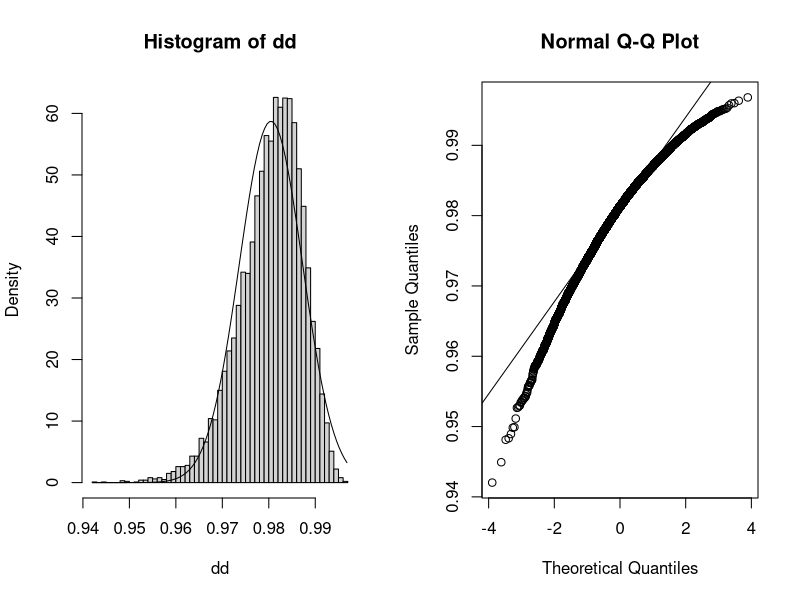
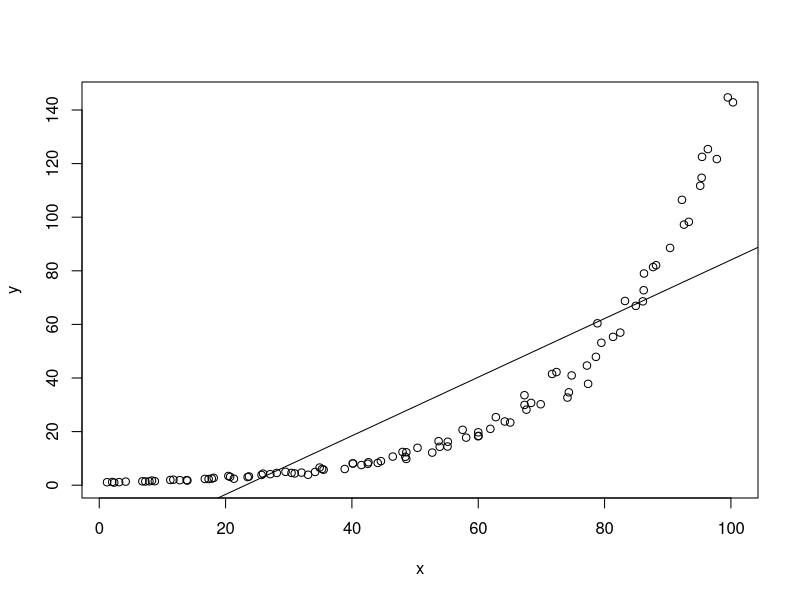
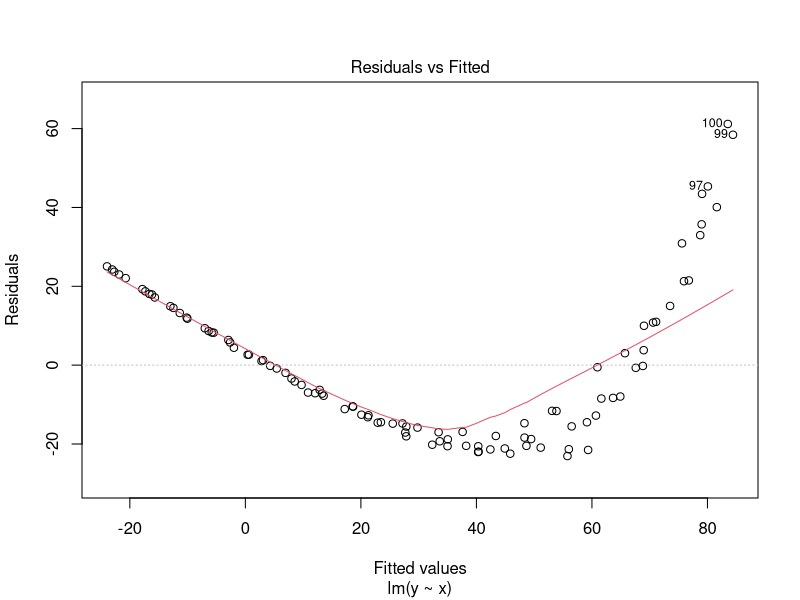
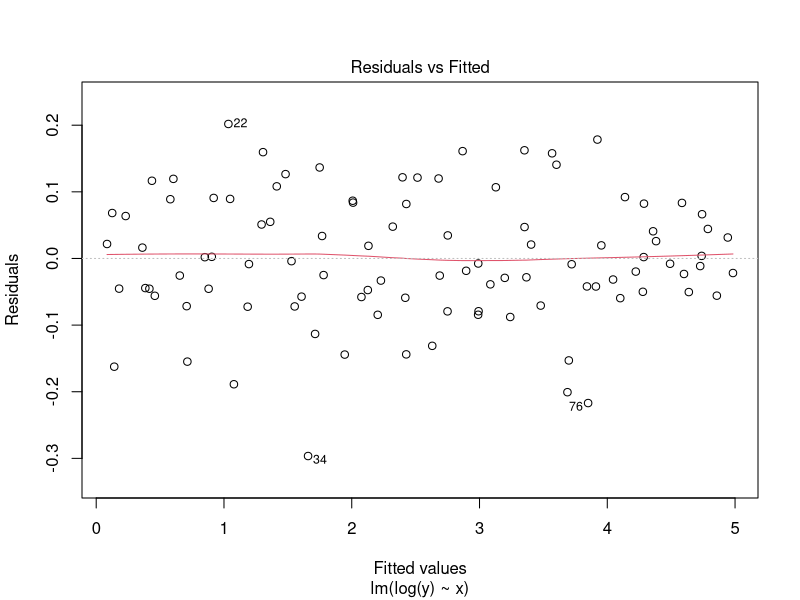
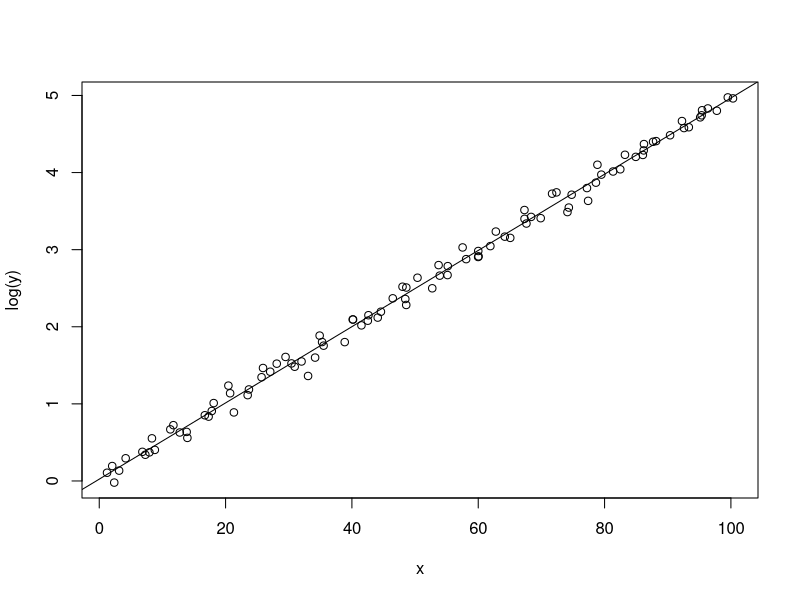
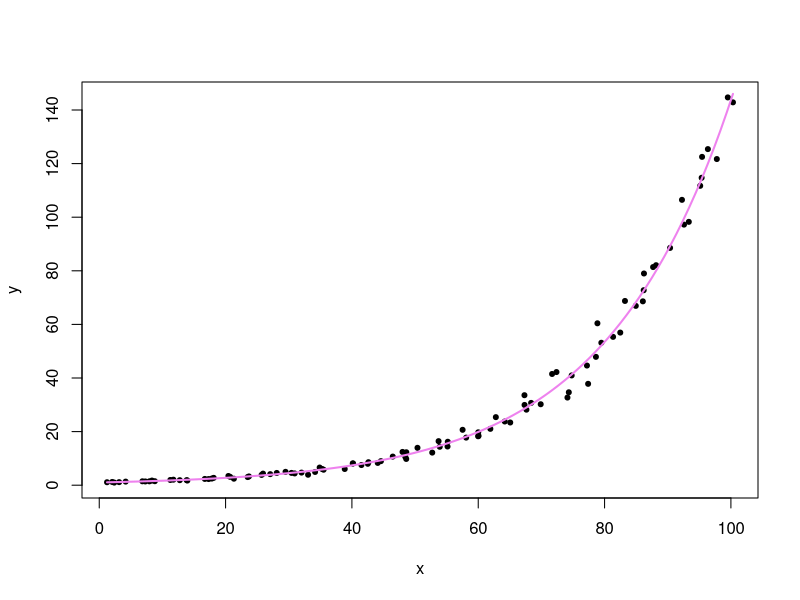
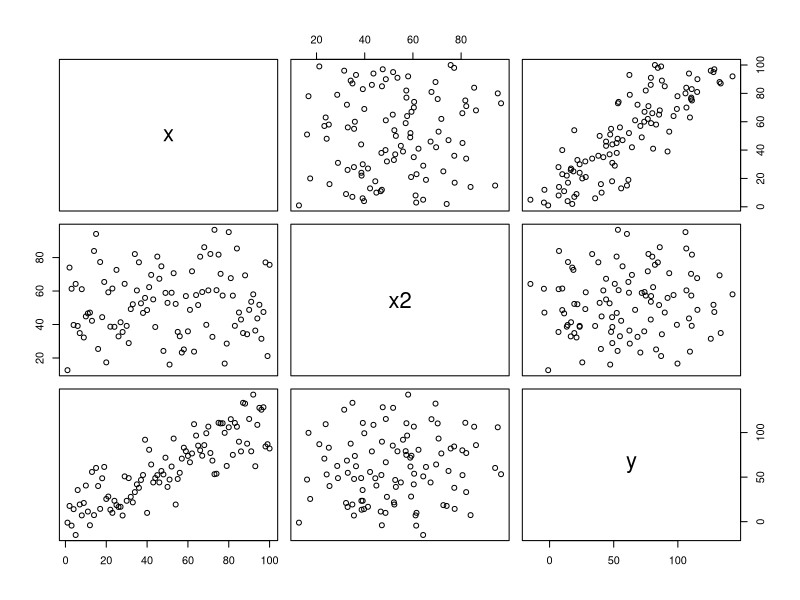
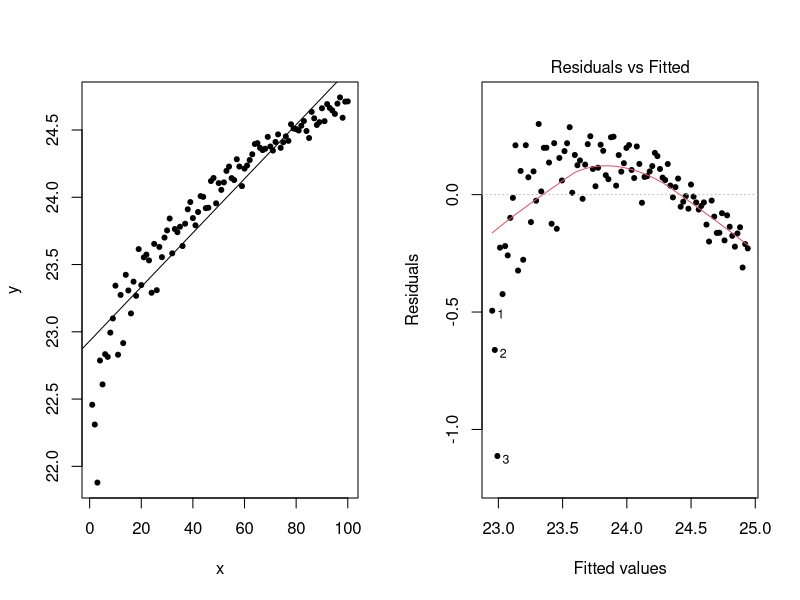

The R source for these figures, in order:

par(mfrow = c(1,2))
dd <- rbeta(10000, shape1 = 400, shape2 = 8)
hist(dd, breaks = 50, freq = F)
grid <- seq(min(dd), to = max(dd), length.out = 100)

# theoretical sampling distibution of the var is no longer normal
density = dnorm(grid, mean(dd),sd(dd))
lines(x = grid, density)

qqnorm(dd)
qqline(dd)


####
dev.off()
x <- 1:100 + rnorm(100)
y <- exp(.05*x + rnorm(100, sd = .1))
#y <- x^2 + rnorm(100, sd = 500)
plot(x,y)

mod1 <- lm(y~x)
abline(mod1)
mod1a <- lm(log(y) ~ x)
plot(mod1, which = 1)
plot(mod1a, which = 1)

# visualize log-transformed data
plot(x, log(y))
abline(mod1a)

# visualize line on original scale
plot(x,y, pch = 20)
curve(exp(mod1a$coefficients[1]  + mod1a$coefficients[2]*x), add = TRUE, col = "violet", lwd = 2)




x <- 1:100
x2 <- rnorm(100, mean = 50, sd = 20)
y <- rnorm(100, 10, 20) + x
foo <- data.frame(x, x2, y)
pairs(foo)

rsqT <- lm(y~x + x2, data = foo)
summary(rsqT)

1-19.42^2/var(y)

1 - (sum(rsqT$residuals^2)/(length(y) -  (2 + 1))) / (sum((y - mean(y))^2)/(length(y) - 1))


llm <- lm(y~x*x2)
summary(llm)

lmc <- lm(y~I(x-mean(x))*I(x2 - mean(x2)))
summary(lmc)



### transformations:
par(mfrow = c(1,2))
x <- 1:100
y <- log(rnorm(100, 10, 5) + x) + 20
plot(x,y, pch = 20)

expp <- lm(y~x)
abline(expp)
plot(expp, which = 1, pch = 20)

par(mfrow = c(1,2))
x <- 1:100
y <- 1/(rnorm(100, 10, 2) + .5*x)
plot(x,y, pch = 20)

expp <- lm(y~x)
abline(expp)
plot(expp, which = 1, pch = 20)

plot(x,log(y))



par(mfrow = c(1,2)) 
x <- 1:100
y <- 1/(rnorm(100, 10, 5) + .5*x)
plot(x,y, pch = 20)

expp <- lm(y~x)
abline(expp)
plot(expp, which = 1, pch = 20)

plot(x,1/y)


x <- exp(1:100*.03)
y <- x + rnorm(100)#exp(2 + rnorm(100, 0, .1) + .1*x)
plot(x,y, pch = 20)


expp <- lm(y~x)
abline(expp)
plot(expp, which = 1, pch = 20)

plot(x, log(y), pch=20)

plot(x,1/y)



dev.off()
x <- rnorm(100)
y <- x + rnorm(100, 0, .8)
cor(x,y)
plot(x,y, pch = 20)
foo <- lm(y~x)
abline(foo)
gg <- summary(foo)

gg$sigma*sqrt(1/(length(x)*var(x)))
gg$sigma*sqrt(1/(length(x)))




x <- 1:100*0.01
y <- .03/x + rnorm(100, 0, 0.3)
plot(x,y, pch = 20)
foo <- lm(y~x)
abline(foo)
plot(x, 1/(y))
foo1 <- lm(y~log(x))
plot(foo1, which = 1)

x <- c(21.5, 13.6, 13.4, 13.1, 11.4, 11, 9.4, 9, 7.4, 5.5, 3.9, -.1, -2.9, -3.8,-5.3)
mean(x)
sd(x)
